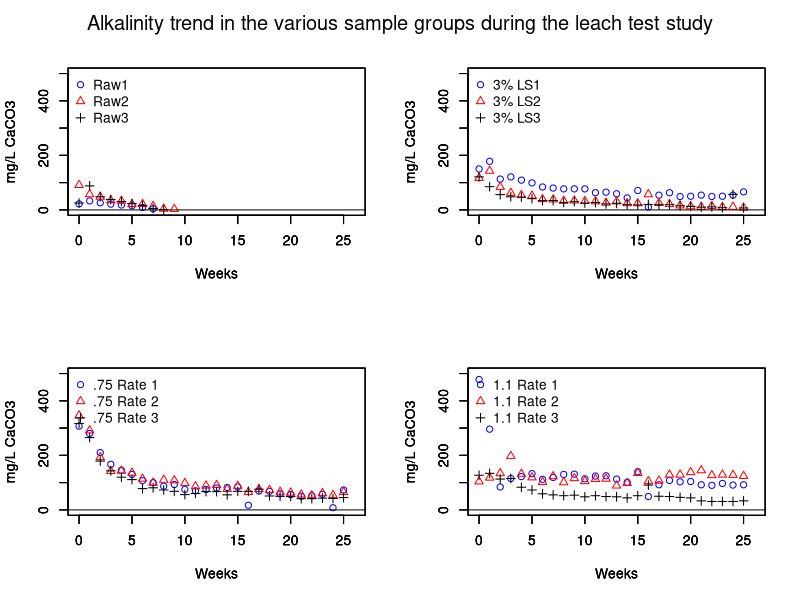

The R source for this figure:
d=read.csv("alkalinity.csv",header=T,sep=",",stringsAsFactors=FALSE)
#names(d)=c("Week", "Raw1","Raw2", "Raw3", "3% LS1","3% LS2", "3% LS3",".75 Rate 1",".75 Rate 2", ".75 Rate 3","1.1 Rate 1","1.1 Rate 2", "1.1 Rate 3")

par(pch=22, col="black") # plotting symbol and color 
par(mfrow=c(2,2)) # all plots on one page 

attach(d)

global_lwd=1
ylim_max=500
ylab_name="mg/L CaCO3"

plot(Week, raw1, type='p', col="blue", xlim=c(0,26), ylim=c(0,ylim_max), xlab="Weeks", ylab=ylab_name, lwd=global_lwd, pch=1)
par(new=T)
plot(Week, raw2, type='p', col="red",xlim=c(0,26), ylim=c(0,ylim_max),xlab="Weeks", ylab=ylab_name,lwd=global_lwd, pch=2)
par(new=T)
plot(Week, raw3, type='p', col="black",xlim=c(0,26), ylim=c(0,ylim_max),xlab="Weeks", ylab=ylab_name,lwd=global_lwd, pch=3)
#title("Raw")
legend("topleft", legend=c("Raw1","Raw2", "Raw3"),  col=c("blue","red","Black"), bty='n', pch=c(1,2,3))
abline(0,0)
# abline(10000,0)
# abline(15000,0)
#abline(-1560,130)



plot(Week, X3pcLS1, type='p', col="blue", xlim=c(0,26), ylim=c(0,ylim_max), xlab="Weeks", ylab=ylab_name, lwd=global_lwd, pch=1)
par(new=T)
plot(Week, X3pcLS2, type='p', col="red",xlim=c(0,26), ylim=c(0,ylim_max),xlab="Weeks", ylab=ylab_name,lwd=global_lwd, pch=2)
par(new=T)
plot(Week, X3pcLS3, type='p', col="black",xlim=c(0,26), ylim=c(0,ylim_max),xlab="Weeks", ylab=ylab_name,lwd=global_lwd, pch=3)
#title("Raw")
legend("topleft", legend=c("3% LS1","3% LS2", "3% LS3"),  col=c("blue","red","Black"), bty='n', pch=c(1,2,3))
abline(0,0)
# abline(10000,0)
# abline(15000,0)

plot(Week, X.75R1, type='p', col="blue", xlim=c(0,26), ylim=c(0,ylim_max), xlab="Weeks", ylab=ylab_name, lwd=global_lwd, pch=1)
par(new=T)
plot(Week, X.75R2, type='p', col="red",xlim=c(0,26), ylim=c(0,ylim_max),xlab="Weeks", ylab=ylab_name,lwd=global_lwd, pch=2)
par(new=T)
plot(Week, X.75R3, type='p', col="black",xlim=c(0,26), ylim=c(0,ylim_max),xlab="Weeks", ylab=ylab_name,lwd=global_lwd, pch=3)
#title("Raw")
legend("topleft", legend=c(".75 Rate 1",".75 Rate 2", ".75 Rate 3"),  col=c("blue","red","Black"), bty='n', pch=c(1,2,3))
abline(0,0)
# abline(10000,0)
# abline(15000,0)

plot(Week, X1.1R1, type='p', col="blue", xlim=c(0,26), ylim=c(0,ylim_max), xlab="Weeks", ylab=ylab_name, lwd=global_lwd, pch=1)
par(new=T)
plot(Week, X1.1R2, type='p', col="red",xlim=c(0,26), ylim=c(0,ylim_max),xlab="Weeks", ylab=ylab_name,lwd=global_lwd, pch=2)
par(new=T)
plot(Week, X1.1R3, type='p', col="black",xlim=c(0,26), ylim=c(0,ylim_max),xlab="Weeks", ylab=ylab_name,lwd=global_lwd, pch=3)
#title("Raw")
legend("topleft", legend=c("1.1 Rate 1","1.1 Rate 2", "1.1 Rate 3"),  col=c("blue","red","Black"), bty='n', pch=c(1,2,3))
abline(0,0)
# abline(10000,0)
# abline(15000,0)

mtext("Alkalinity trend in the various sample groups during the leach test study", side = 3, line = -2, outer = TRUE, cex=1.2)




sapply(d, min, na.rm=TRUE)
sapply(d, max, na.rm=TRUE)
